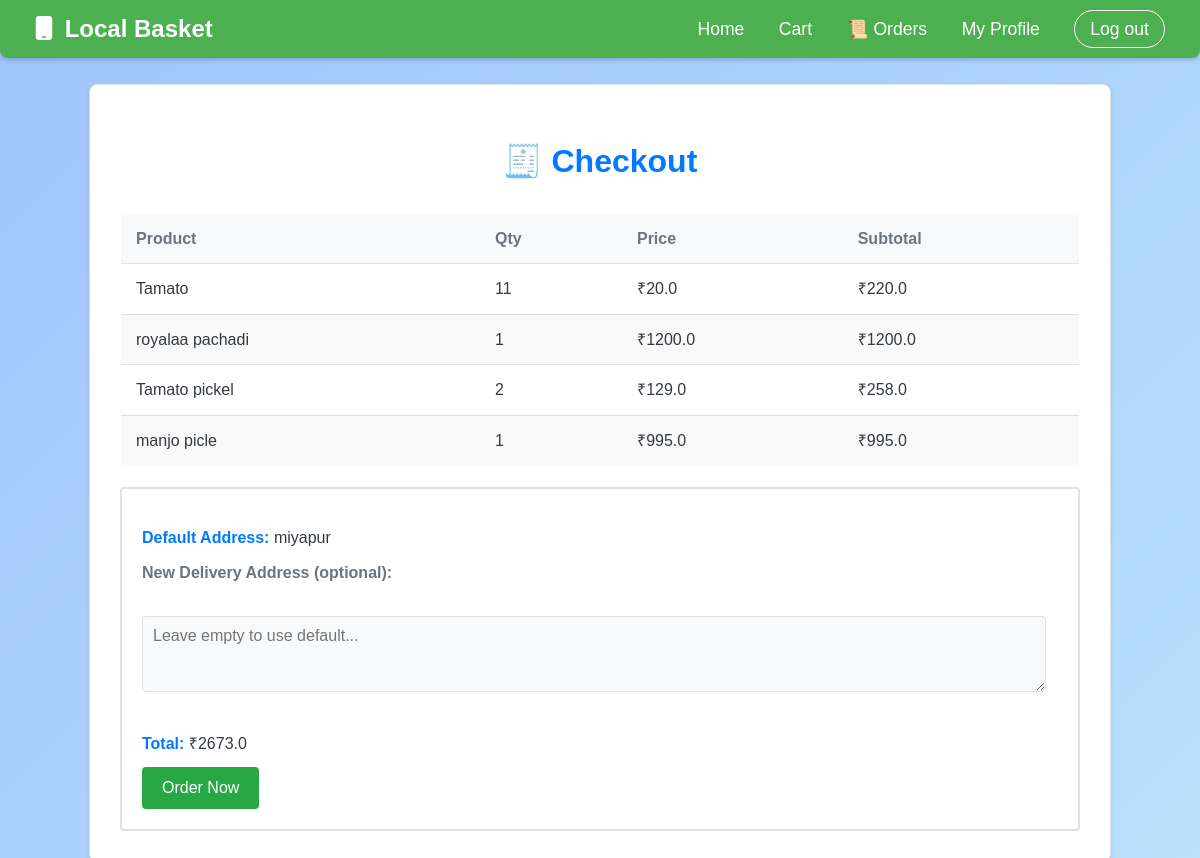
The page /buyer/checkout/ (signed in) on the database its author committed.
### buyer/models.py (models this page shows, shortened)
class Cart(models.Model):
    user = models.ForeignKey(settings.AUTH_USER_MODEL, on_delete=models.CASCADE)
    item = models.ForeignKey(HomeMadeItem, on_delete=models.CASCADE)
    quantity = models.IntegerField(default=1)
    @property
    def subtotal(self):
        return self.item.price * self.quantity

### homemade/models.py (models this page shows, shortened)
class HomeMadeItem(models.Model):
    homemade_user = models.ForeignKey(settings.AUTH_USER_MODEL, on_delete=models.CASCADE, related_name='homemade_items')
    item = models.CharField(max_length=50)
    price = models.FloatField()
    address = models.TextField()
    image = models.ImageField(upload_to='homemade_items/', null=True, blank=True)
    order_limit = models.PositiveIntegerField(default=10)  # ✅ new field
    order_count = models.PositiveIntegerField(default=0)   # ✅ new field

### accounts/models.py (models this page shows, shortened)
class CustomUser(AbstractBaseUser):
    email = models.EmailField(unique=True, null=True, blank=True)
    phone_number = models.CharField(max_length=15, unique=True, null=True, blank=True)
    first_name = models.CharField(max_length=30)
    last_name = models.CharField(max_length=30)
    address = models.CharField(max_length=255)
    is_buyer = models.BooleanField(default=False)
    is_seller = models.BooleanField(default=False)
    is_homemade = models.BooleanField(default=False)
    is_active = models.BooleanField(default=True)
    is_staff = models.BooleanField(default=False)
    date_joined = models.DateTimeField(auto_now_add=True)
    USERNAME_FIELD = 'email'
    REQUIRED_FIELDS = []
    objects = CustomUserManager()

### buyer/views.py (the view, shortened to what this page needs)
# urls.py: path('checkout/', views.checkout_view, name='checkout'),
@buyer_required
@require_http_methods(["GET", "POST"])
def checkout_view(request):
    cart_items = Cart.objects.filter(user=request.user)
    total = sum(item.subtotal for item in cart_items)
    if not cart_items.exists():
        messages.error(request, "Your cart is empty.")
        return redirect('buyer:cart')
    return render(request, 'checkout.html', {
        'cart_items': cart_items,
        'total': total,
        'default_address': request.user.address
    })

### templates/checkout.html (shortened to what this page needs)
{% extends 'base.html' %}
{% load static %}
{% block content %}
<link rel="stylesheet" href="{% static 'css/checkout.css' %}">
{% include 'nav.html' %}
<div class="cart-container">
    <h1>🧾 Checkout</h1>
    <table class="cart-table">
        <thead>
            <tr>
                <th>Product</th>
                <th>Qty</th>
                <th>Price</th>
                <th>Subtotal</th>
            </tr>
        </thead>
        <tbody>
            {% for cart_item in cart_items %}
            <tr>
                <td>{{ cart_item.item.item }}</td>
                <td>{{ cart_item.quantity }}</td>
                <td>₹{{ cart_item.item.price }}</td>
                <td>₹{{ cart_item.subtotal }}</td>
            </tr>
            {% endfor %}
        </tbody>
    </table>
    <form method="post">
        <div class="checkout-section">
            <p><strong>Default Address:</strong> {{ default_address }}</p>
            <label for="delivery_address">New Delivery Address (optional):</label><br>
            <textarea name="delivery_address" id="delivery_address" rows="3" placeholder="Leave empty to use default..."></textarea>
            <p><strong>Total:</strong> ₹{{ total }}</p>
            <button type="submit" class="checkout-btn">Order Now</button>
        </div>
    </form>
</div>
{% endblock %}

### static/css/register.css (style rules this page uses)
body { margin: 0; padding: 0; font-family: 'Segoe UI', Tahoma, Geneva, Verdana, sans-serif; background: linear-gradient(135deg, #a1c4fd, #c2e9fb, #d4fc79, #96e6a1); background-size: 400% 400%; animation: gradientBG 10s ease infinite; height: 100vh; }

### static/css/checkout.css (style rules this page uses)
:root { --primary-color: #007bff; --secondary-color: #6c757d; --accent-color: #28a745; --background-light: #f8f9fa; --text-dark: #343a40; --text-light: #fff; --border-color: #dee2e6; --success-color: #198754; }
body { font-family: sans-serif; line-height: 1.6; background-color: var(--background-light); color: var(--text-dark); margin: 0; padding: 20px; }
.cart-container { max-width: 960px; margin: 20px auto; background-color: var(--text-light); padding: 30px; border-radius: 8px; box-shadow: 0 2px 4px rgba(0, 0, 0, 0.1); border: 1px solid var(--border-color); margin-top: 8vh; }
h1 { color: var(--primary-color); text-align: center; margin-bottom: 25px; }
.cart-table { width: 100%; border-collapse: collapse; margin-bottom: 20px; border: 1px solid var(--border-color); border-radius: 4px; overflow: hidden; }
.cart-table th, .cart-table td { padding: 12px 15px; text-align: left; border-bottom: 1px solid var(--border-color); }
.cart-table th { background-color: var(--background-light); font-weight: bold; color: var(--secondary-color); }
.cart-table tbody tr:nth-child(even) { background-color: #f9f9f9; }
.cart-table tbody tr:last-child td { border-bottom: none; }
.checkout-section { padding: 20px; border: 2px solid var(--border-color); border-radius: 4px; margin-top: 20px; background-color: var(--text-light); }
.checkout-section p { margin-bottom: 10px; color: var(--text-dark); }
.checkout-section strong { font-weight: bold; color: var(--primary-color); }
.checkout-section label { display: block; margin-bottom: 5px; font-weight: bold; color: var(--secondary-color); }
.checkout-section textarea { width: calc(100% - 12px); padding: 10px; margin-bottom: 15px; border: 1px solid var(--border-color); border-radius: 4px; box-sizing: border-box; font-family: inherit; font-size: inherit; color: var(--text-dark); background-color: var(--background-light); }
.checkout-btn { background-color: var(--accent-color); color: var(--text-light); padding: 12px 20px; border: none; border-radius: 4px; cursor: pointer; font-size: 16px; transition: background-color 0.3s ease; }

### rows shown on the page
Cart: item.item "Tamato", quantity "11", item.price "20.0", subtotal "220.0"
Cart: item.item "royalaa pachadi", quantity "1", item.price "1200.0", subtotal "1200.0"
Cart: item.item "Tamato pickel", quantity "2", item.price "129.0", subtotal "258.0"
Cart: item.item "manjo picle", quantity "1", item.price "995.0", subtotal "995.0"
CustomUser: address "miyapur"

### other values the page prints
{{ total }} "2673.0"
